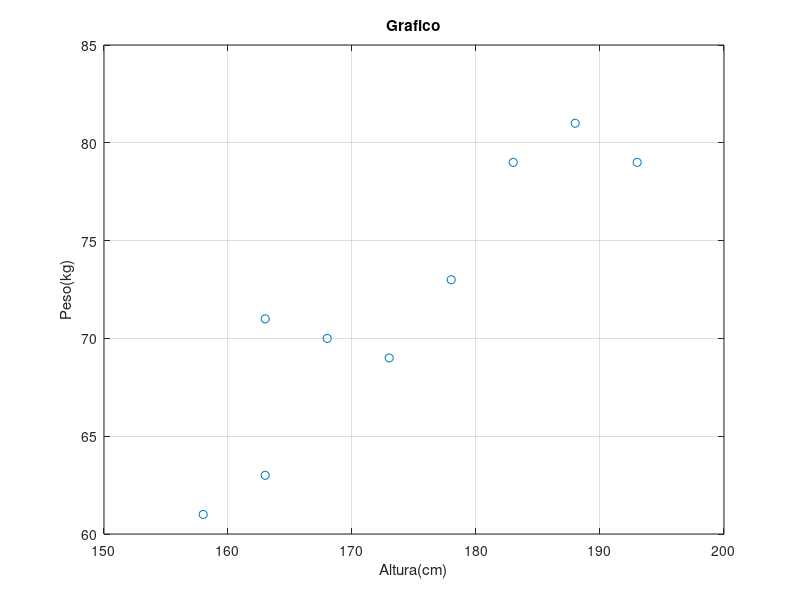

This chart was generated by the following MATLAB code:
#Grafico

#x=linspace(-3,3,1e2);
#funtion=2*x;
#y=funtion;

x=[183 173 168 188 158 163 193 163 178];
y=[79 69 70 81 61 63 79 71 73];
figure(1);
plot(x,y, 'o');
grid on;
title('Grafico');
xlabel('Altura(cm)');
ylabel('Peso(kg)');
